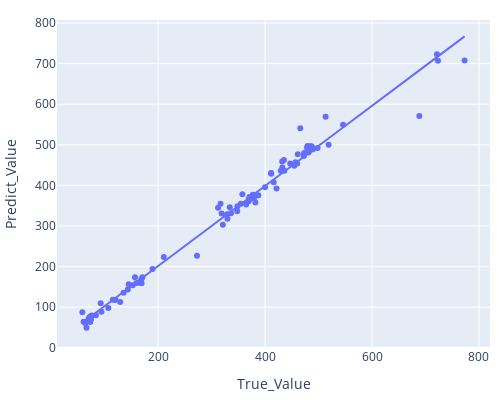

Notebook cell for this chart:
### Markdown cell above
<h2 style="color:cyan">Polynomial Regression Model - All inputs - Side stress</h2>

### Code cell
# All parameters
polyEstimate(x_train_stress, ym_train_stress.Ss)
